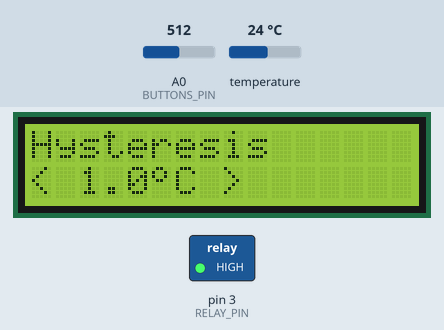
A sketch run on a simulated Arduino Uno, built with avr-gcc and run on an emulated ATmega328P. Parts: 16×2 character LCD, switched loads named in the sketch (green lamp = pin HIGH). The inputs (shaded band) are chosen by the test bench; at power-on: temperature 24 °C, A0 (BUTTONS_PIN) = 512.

Above: at 2.2 s.
2.3 s: temperature set to 29.3 °C
3.9 s: temperature set to 30.4 °C
At 5.0 s:
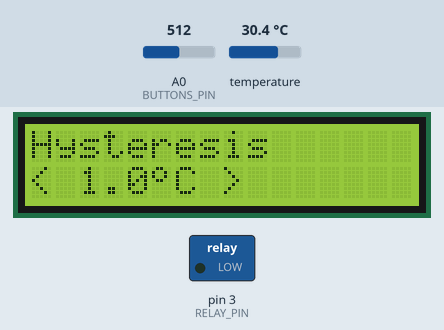
5.8 s: A0 (BUTTONS_PIN) set to 63
At 7.0 s:
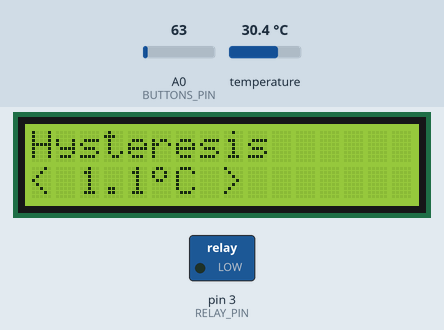
7.3 s: A0 (BUTTONS_PIN) set to 53
At 8.3 s:
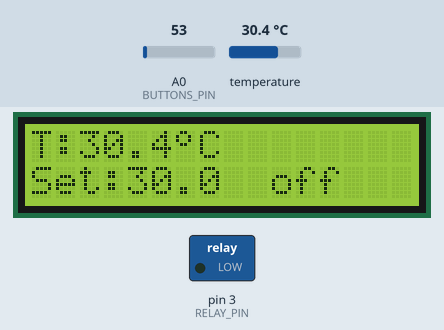
8.8 s: temperature set to 41 °C
At 9.75 s:
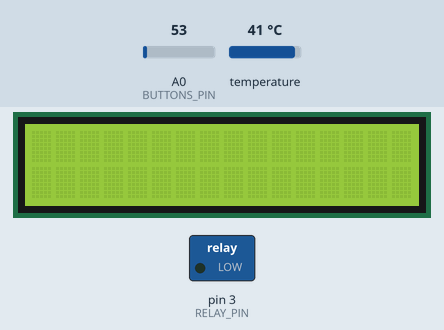
12.4 s: temperature set to 29.8 °C
At 14.3 s:
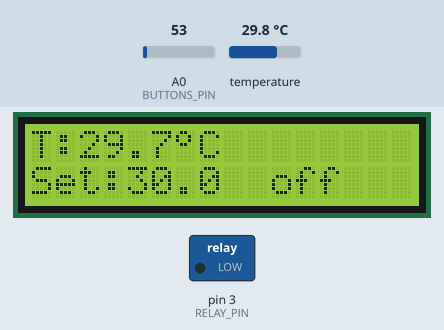
14.6 s: temperature set to 28.3 °C
At 15.8 s:
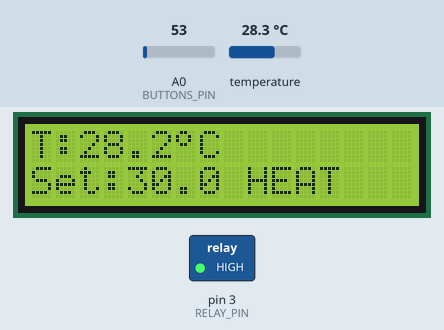
Timing chart, 0 to 17.2 s (numbered marks = the images above; inputs shaded):
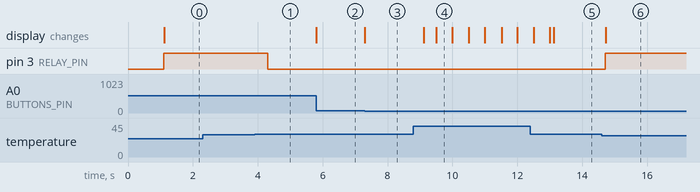

Measured:
- the behaviour switches between 30 and 30.1 °C on temperature (found by bisection; images 0 and 1)
- the behaviour switches between 60 and 59 on A0 (BUTTONS_PIN) (found by bisection; images 2 and 3)
- the behaviour switches between 29 and 28.9 °C on temperature (found by bisection; images 5 and 6)
- after the input at 2.3 s, every drawn part: stays the same
- after the input at 3.9 s, pin 3 (RELAY_PIN): HIGH → LOW after 0.41 s
- after the input at 5.8 s, the display: changes at once (image 2)
- after the input at 7.3 s, the display: changes at once (image 3)
- after the input at 8.8 s, the display: first changes after 0.32 s (image 4 shows a later state)
- after the input at 12.4 s, the display: first differs from a run without the input after 0.72 s (image 5)
- after the input at 14.6 s, pin 3 (RELAY_PIN): LOW → HIGH after 0.12 s; the display: changes after 0.12 s (image 6)

The sketch:

E14_LCDThermostat_Task.ino
```cpp
// ChinarSoft - Arduino Sensor Kit, Episode 14 - TASK SOLUTION
// Task: add an over-temperature alarm - at setpoint + 5 C, blink the screen and force the relay off.
//
// What changed vs E14_LCDThermostat.ino:
//   - New checkAlarm(): overTemp = tempC > setpoint + 5. While it is true the relay is forced OFF
//     (even in manual override) and the LCD blinks twice a second (500 ms on / 500 ms off).
//   - checkAlarm() runs right AFTER control(), so the alarm always wins over the setpoint logic,
//     and once per loop() pass so the blink keeps going between temperature readings.
//   - The main page shows "HOT!" instead of "HEAT/off" while the alarm is active.
//   Everything else (menu, hysteresis, buttons, fail-safe on sensor error) is unchanged.
//
// Wiring: identical to Episode 14, no extra parts.
//   The shield plugs on top of the Uno and uses: D4-D9 (LCD), D10 (backlight), A0 (buttons)
//   DS18B20 (KY-001) S -> D2 | middle -> 5V | - -> GND
//   KY-019 relay     S -> D3 | + -> 5V | - -> GND   (12 V heater pad / lamp only)
//
// Buttons: UP/DOWN change value, LEFT/RIGHT change page, SELECT = manual override on/off
// Libraries: LiquidCrystal (built in), OneWire, DallasTemperature

#include <LiquidCrystal.h>
#include <OneWire.h>
#include <DallasTemperature.h>

LiquidCrystal lcd(8, 9, 4, 5, 6, 7);   // RS, EN, D4, D5, D6, D7
const int BUTTONS_PIN = A0;
const int DS_PIN = 2;
const int RELAY_PIN = 3;
const float ALARM_MARGIN = 5.0;        // TASK: alarm at setpoint + 5 C

OneWire oneWire(DS_PIN);
DallasTemperature ds(&oneWire);

enum Button { BTN_NONE, BTN_RIGHT, BTN_UP, BTN_DOWN, BTN_LEFT, BTN_SELECT };
enum Page { PAGE_MAIN, PAGE_SETPOINT, PAGE_HYST, PAGE_COUNT };

float setpoint = 30.0;      // C
float hysteresis = 1.0;     // C, heater turns on below (setpoint - hyst), off above setpoint
float tempC = NAN;
bool heaterOn = false;
bool manualOverride = false;
bool overTemp = false;      // TASK: alarm state
bool screenOn = true;       // TASK: remembers what we last sent to the LCD (avoid sending it every pass)
int page = PAGE_MAIN;
unsigned long lastControl = 0;

byte degreeChar[8] = {0b01100, 0b10010, 0b10010, 0b01100, 0, 0, 0, 0};

// All 5 buttons share A0 through a resistor ladder. Thresholds are midpoints
// between typical readings (0, ~100, ~255, ~410, ~640, 1023). Print analogRead(A0)
// once if your shield differs.
Button readButton() {
  int v = analogRead(BUTTONS_PIN);
  if (v < 60)  return BTN_RIGHT;
  if (v < 200) return BTN_UP;
  if (v < 350) return BTN_DOWN;
  if (v < 520) return BTN_LEFT;
  if (v < 850) return BTN_SELECT;
  return BTN_NONE;
}

Button buttonPressed() {          // returns a button once per press (with debounce)
  static Button last = BTN_NONE;
  static unsigned long t = 0;
  Button b = readButton();
  if (b != last && millis() - t > 50) {
    t = millis();
    last = b;
    return b;
  }
  return BTN_NONE;
}

void control() {
  if (isnan(tempC)) { heaterOn = false; }                       // sensor fault = heater OFF (fail-safe)
  else if (manualOverride) { heaterOn = true; }
  else if (tempC < setpoint - hysteresis) { heaterOn = true; }
  else if (tempC > setpoint) { heaterOn = false; }
  // between the two limits: keep the current state (that's the hysteresis)
  digitalWrite(RELAY_PIN, heaterOn ? HIGH : LOW);
}

// TASK: show or hide the LCD, but only talk to it when the state changes
void setScreen(bool on) {
  if (on == screenOn) return;
  screenOn = on;
  if (on) lcd.display(); else lcd.noDisplay();
}

// TASK: over-temperature alarm. Call it AFTER control(), so it always wins.
// A NAN reading (sensor error) compares false -> no alarm, control() already switched the heater off.
void checkAlarm() {
  overTemp = tempC > setpoint + ALARM_MARGIN;
  if (overTemp) {
    heaterOn = false;
    digitalWrite(RELAY_PIN, LOW);                  // force the relay off, even in manual override
    if ((millis() / 500) % 2) setScreen(false);    // blink: 500 ms off ...
    else setScreen(true);                          // ... 500 ms on
  } else {
    setScreen(true);                               // alarm gone: screen stays on
  }
}

void draw() {
  lcd.setCursor(0, 0);
  switch (page) {
    case PAGE_MAIN:
      lcd.print("T:");
      if (isnan(tempC)) lcd.print(" ERR ");
      else { lcd.print(tempC, 1); lcd.write(byte(0)); lcd.print("C"); }
      lcd.print("        ");
      lcd.setCursor(0, 1);
      lcd.print("Set:"); lcd.print(setpoint, 1);
      if (overTemp) lcd.print(" HOT!");            // TASK: alarm text
      else lcd.print(heaterOn ? " HEAT" : "  off");
      lcd.print(manualOverride ? "M" : " ");
      break;
    case PAGE_SETPOINT:
      lcd.print("Setpoint        ");
      lcd.setCursor(0, 1);
      lcd.print("< "); lcd.print(setpoint, 1); lcd.write(byte(0)); lcd.print("C >      ");
      break;
    case PAGE_HYST:
      lcd.print("Hysteresis      ");
      lcd.setCursor(0, 1);
      lcd.print("< "); lcd.print(hysteresis, 1); lcd.write(byte(0)); lcd.print("C >      ");
      break;
  }
}

void setup() {
  pinMode(RELAY_PIN, OUTPUT);
  lcd.begin(16, 2);
  lcd.createChar(0, degreeChar);
  lcd.print("ChinarSoft");
  lcd.setCursor(0, 1);
  lcd.print("Thermostat v1");
  ds.begin();
  ds.setWaitForConversion(false);    // don't block 750 ms: buttons stay responsive
  ds.requestTemperatures();
  delay(1000);
  lcd.clear();
}

void loop() {
  // Temperature: start a conversion, collect it 800 ms later
  if (millis() - lastControl > 800) {
    lastControl = millis();
    float t = ds.getTempCByIndex(0);
    tempC = (t == DEVICE_DISCONNECTED_C) ? NAN : t;
    ds.requestTemperatures();
    control();
    checkAlarm();                    // TASK: after control(), so the alarm wins
    draw();
  }

  checkAlarm();                      // TASK: every pass, keeps the blink running at 2 Hz

  Button b = buttonPressed();
  if (b == BTN_NONE) return;

  if (b == BTN_RIGHT) page = (page + 1) % PAGE_COUNT;
  if (b == BTN_LEFT)  page = (page + PAGE_COUNT - 1) % PAGE_COUNT;
  if (b == BTN_SELECT) manualOverride = !manualOverride;
  if (b == BTN_UP || b == BTN_DOWN) {
    float dir = (b == BTN_UP) ? 1 : -1;
    if (page == PAGE_SETPOINT || page == PAGE_MAIN) setpoint = constrain(setpoint + dir * 0.5, 5, 80);
    if (page == PAGE_HYST) hysteresis = constrain(hysteresis + dir * 0.1, 0.1, 5);
  }
  control();
  checkAlarm();                      // TASK: a button press must not switch the heater back on
  draw();
}
```
